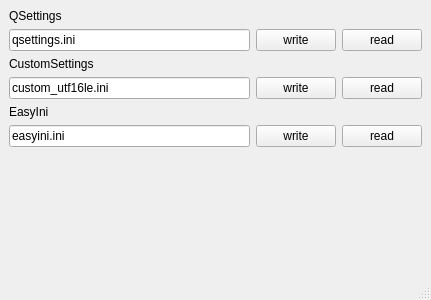
<?xml version="1.0" encoding="UTF-8"?>
<ui version="4.0">
 <class>MainWindow</class>
 <widget class="QMainWindow" name="MainWindow">
  <property name="geometry">
   <rect>
    <x>0</x>
    <y>0</y>
    <width>431</width>
    <height>300</height>
   </rect>
  </property>
  <property name="windowTitle">
   <string>EasyIni</string>
  </property>
  <widget class="QWidget" name="centralwidget">
   <layout class="QVBoxLayout" name="verticalLayout">
    <item>
     <widget class="QLabel" name="label">
      <property name="text">
       <string>QSettings</string>
      </property>
     </widget>
    </item>
    <item>
     <layout class="QHBoxLayout" name="horizontalLayout">
      <item>
       <widget class="QLineEdit" name="qtEdit">
        <property name="text">
         <string>qsettings.ini</string>
        </property>
       </widget>
      </item>
      <item>
       <widget class="QPushButton" name="qtWrite">
        <property name="text">
         <string>write</string>
        </property>
       </widget>
      </item>
      <item>
       <widget class="QPushButton" name="qtRead">
        <property name="text">
         <string>read</string>
        </property>
       </widget>
      </item>
     </layout>
    </item>
    <item>
     <widget class="QLabel" name="label_2">
      <property name="text">
       <string>CustomSettings</string>
      </property>
     </widget>
    </item>
    <item>
     <layout class="QHBoxLayout" name="horizontalLayout_2">
      <item>
       <widget class="QLineEdit" name="customEdit">
        <property name="text">
         <string>custom_utf16le.ini</string>
        </property>
       </widget>
      </item>
      <item>
       <widget class="QPushButton" name="customWrite">
        <property name="text">
         <string>write</string>
        </property>
       </widget>
      </item>
      <item>
       <widget class="QPushButton" name="customRead">
        <property name="text">
         <string>read</string>
        </property>
       </widget>
      </item>
     </layout>
    </item>
    <item>
     <widget class="QLabel" name="label_3">
      <property name="text">
       <string>EasyIni</string>
      </property>
     </widget>
    </item>
    <item>
     <layout class="QHBoxLayout" name="horizontalLayout_3">
      <item>
       <widget class="QLineEdit" name="easyEdit">
        <property name="text">
         <string>easyini.ini</string>
        </property>
       </widget>
      </item>
      <item>
       <widget class="QPushButton" name="easyWrite">
        <property name="text">
         <string>write</string>
        </property>
       </widget>
      </item>
      <item>
       <widget class="QPushButton" name="easyRead">
        <property name="text">
         <string>read</string>
        </property>
       </widget>
      </item>
     </layout>
    </item>
    <item>
     <spacer name="verticalSpacer">
      <property name="orientation">
       <enum>Qt::Vertical</enum>
      </property>
      <property name="sizeHint" stdset="0">
       <size>
        <width>20</width>
        <height>180</height>
       </size>
      </property>
     </spacer>
    </item>
   </layout>
  </widget>
  <widget class="QMenuBar" name="menubar">
   <property name="geometry">
    <rect>
     <x>0</x>
     <y>0</y>
     <width>431</width>
     <height>21</height>
    </rect>
   </property>
  </widget>
  <widget class="QStatusBar" name="statusbar"/>
 </widget>
 <resources/>
 <connections/>
</ui>
